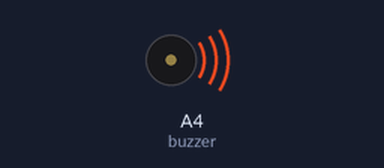
Recording of a sketch running on a simulated Arduino Uno, built with avr-gcc and run on an emulated ATmega328P. Parts: buzzer (waves = sounding).

Above: at 4.1 s.
At 86.9 s:
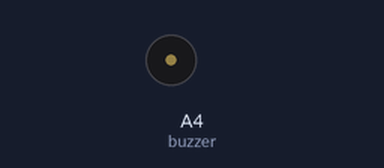
Timing chart, 0 to 88.4 s (numbered marks = the images above):
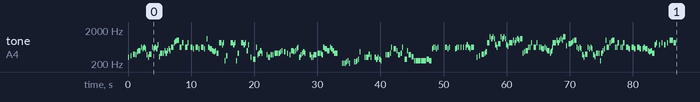

The sketch:

DADDY___DADDY___DO__.ino
```cpp
// かぐや様は告らせたい〜天才たちの恋愛頭脳戦〜 2nd Season OP 「DADDY ! DADDY ! DO !」 (anime version)

#include <avr/pgmspace.h>

#define NOTE_B0  31
#define NOTE_C1  33
#define NOTE_CS1 35
#define NOTE_D1  37
#define NOTE_DS1 39
#define NOTE_E1  41
#define NOTE_F1  44
#define NOTE_FS1 46
#define NOTE_G1  49
#define NOTE_GS1 52
#define NOTE_A1  55
#define NOTE_AS1 58
#define NOTE_B1  62
#define NOTE_C2  65
#define NOTE_CS2 69
#define NOTE_D2  73
#define NOTE_DS2 78
#define NOTE_E2  82
#define NOTE_F2  87
#define NOTE_FS2 93
#define NOTE_G2  98
#define NOTE_GS2 104
#define NOTE_A2  110
#define NOTE_AS2 117
#define NOTE_B2  123
#define NOTE_C3  131
#define NOTE_CS3 139
#define NOTE_D3  147
#define NOTE_DS3 156
#define NOTE_E3  165
#define NOTE_F3  175
#define NOTE_FS3 185
#define NOTE_G3  196
#define NOTE_GS3 208
#define NOTE_A3  220
#define NOTE_AS3 233
#define NOTE_B3  247
#define NOTE_C4  262
#define NOTE_CS4 277
#define NOTE_D4  294
#define NOTE_DS4 311
#define NOTE_E4  330
#define NOTE_F4  349
#define NOTE_FS4 370
#define NOTE_G4  392
#define NOTE_GS4 415
#define NOTE_A4  440
#define NOTE_AS4 466
#define NOTE_B4  494
#define NOTE_C5  523
#define NOTE_CS5 554
#define NOTE_D5  587
#define NOTE_DS5 622
#define NOTE_E5  659
#define NOTE_F5  698
#define NOTE_FS5 740
#define NOTE_G5  784
#define NOTE_GS5 831
#define NOTE_A5  880
#define NOTE_AS5 932
#define NOTE_B5  988
#define NOTE_C6  1047
#define NOTE_CS6 1109
#define NOTE_D6  1175
#define NOTE_DS6 1245
#define NOTE_E6  1319
#define NOTE_F6  1397
#define NOTE_FS6 1480
#define NOTE_G6  1568
#define NOTE_GS6 1661
#define NOTE_A6  1760
#define NOTE_AS6 1865
#define NOTE_B6  1976
#define NOTE_C7  2093
#define NOTE_CS7 2217
#define NOTE_D7  2349
#define NOTE_DS7 2489
#define NOTE_E7  2637
#define NOTE_F7  2794
#define NOTE_FS7 2960
#define NOTE_G7  3136
#define NOTE_GS7 3322
#define NOTE_A7  3520
#define NOTE_AS7 3729
#define NOTE_B7  3951
#define NOTE_C8  4186
#define NOTE_CS8 4435
#define NOTE_D8  4699
#define NOTE_DS8 4978
#define NOTE_E8  5274
#define NOTE_F8  5588
#define NOTE_FS8 5920
#define NOTE_G8  6272
#define NOTE_GS8 6645
#define NOTE_A8  7074
#define NOTE_AS8 7459
#define NOTE_B8  7902
#define REST 0

int tempo = 69;
int buzzer = A4;

const int melody[] PROGMEM = {
 NOTE_DS4,32,REST,12,NOTE_F4,32,REST,12,NOTE_G4,8,NOTE_FS4,16,NOTE_AS4,16,NOTE_B4,8,NOTE_DS5,32,REST,32,NOTE_CS5,16,NOTE_DS5,16,NOTE_CS5,32,REST,32,
 NOTE_FS4,16,NOTE_DS4,16,NOTE_G4,8,NOTE_DS5,32,REST,32,NOTE_CS5,16,NOTE_DS5,16,NOTE_CS5,16,
 NOTE_FS5,16,NOTE_E4,32,REST,32,NOTE_GS4,8,NOTE_GS4,16,NOTE_B4,16,NOTE_GS4,16,NOTE_B4,32,REST,32,NOTE_CS5,16,NOTE_B4,32,REST,32,NOTE_DS5,8,NOTE_GS5,32,REST,32,NOTE_AS5,16,NOTE_B5,8,
 NOTE_DS5,16,NOTE_DS5,32,REST,32,NOTE_GS5,16,REST,16,NOTE_DS5,32,REST,32,NOTE_DS5,16,NOTE_GS5,16,REST,16,NOTE_DS5,8,NOTE_CS5,16,REST,16,NOTE_DS5,8,NOTE_CS5,16,REST,16,NOTE_DS5,8,NOTE_CS5,16,REST,16,
 NOTE_CS6,32,REST,32,NOTE_DS5,16,NOTE_CS5,8,NOTE_B4,16,NOTE_AS4,16,NOTE_B4,16,NOTE_GS4,8,NOTE_GS5,8,NOTE_FS5,16,NOTE_GS5,32,REST,32,NOTE_B3,16,NOTE_F4,12,REST,8,NOTE_GS5,8,
 NOTE_FS5,16,NOTE_GS5,32,REST,32,NOTE_B3,16,NOTE_GS4,12,REST,12,NOTE_GS5,8,NOTE_FS5,16,NOTE_GS5,32,REST,32,NOTE_B4,12,NOTE_FS5,32,REST,12,NOTE_DS4,32,REST,12,NOTE_CS4,8,NOTE_DS5,32,REST,32,
 NOTE_FS4,16,NOTE_GS4,16,NOTE_B4,16,NOTE_GS4,32,REST,6,REST,32,NOTE_FS4,16,NOTE_DS4,32,REST,32,NOTE_DS4,32,REST,32,NOTE_FS4,12,NOTE_FS4,32,REST,16,NOTE_GS4,8,NOTE_GS4,32,REST,32,
 NOTE_GS4,16,NOTE_AS4,32,REST,32,NOTE_B4,16,REST,16,NOTE_AS4,16,REST,16,NOTE_GS4,16,REST,16,NOTE_FS4,32,REST,32,NOTE_B4,8,NOTE_AS4,32,REST,32,NOTE_B4,32,REST,32,NOTE_CS5,16,NOTE_DS5,32,REST,32,
 NOTE_DS4,16,NOTE_FS4,16,NOTE_GS4,16,NOTE_AS4,16,NOTE_GS4,32,REST,32,REST,6,NOTE_FS4,16,NOTE_DS4,32,REST,32,NOTE_DS4,32,REST,32,NOTE_FS4,12,NOTE_FS4,32,REST,16,NOTE_GS4,8,NOTE_GS4,32,REST,32,
 NOTE_FS4,16,NOTE_DS5,16,NOTE_CS5,8,NOTE_B4,8,NOTE_DS5,16,NOTE_CS5,16,NOTE_B4,16,NOTE_GS4,6,REST,5,
 NOTE_GS3,32,REST,32,NOTE_GS3,32,REST,32,NOTE_GS3,16,NOTE_AS3,32,REST,32,NOTE_B3,16,NOTE_GS3,32,REST,5,NOTE_AS3,32,REST,32,NOTE_AS3,32,REST,32,NOTE_B3,32,REST,32,NOTE_CS4,16,NOTE_AS4,32,
 REST,5,NOTE_DS4,32,REST,32,NOTE_DS4,8,NOTE_G4,12,NOTE_DS4,32,REST,6,NOTE_DS4,16,NOTE_CS4,16,NOTE_DS4,16,NOTE_CS4,12,NOTE_B3,32,REST,5,
 NOTE_FS4,32,REST,32,NOTE_FS4,16,NOTE_FS4,32,REST,32,NOTE_GS4,16,NOTE_DS5,32,REST,12,NOTE_CS5,8,NOTE_B4,32,REST,32,NOTE_FS4,16,NOTE_FS4,32,REST,32,NOTE_GS4,16,NOTE_DS5,32,REST,12,
 NOTE_CS4,8,NOTE_B4,32,REST,32,NOTE_FS4,8,NOTE_E4,8,NOTE_B3,16,NOTE_B3,8,NOTE_B3,8,NOTE_B3,8,NOTE_B3,8,NOTE_CS4,8,NOTE_B3,8,
 NOTE_CS5,16,NOTE_DS5,32,REST,32,NOTE_DS5,32,REST,32,NOTE_CS5,32,REST,32,NOTE_DS5,32,REST,4,REST,16,NOTE_DS5,32,REST,32,NOTE_DS5,32,REST,32,NOTE_CS5,32,REST,32,NOTE_DS5,32,REST,4,
 NOTE_CS5,32,NOTE_D5,32,NOTE_DS5,16,NOTE_DS5,32,REST,12,NOTE_DS5,32,REST,12,NOTE_DS5,32,REST,12,NOTE_DS5,16,NOTE_FS5,16,NOTE_DS5,16,NOTE_CS5,16,NOTE_DS5,6,REST,16,REST,32,
 NOTE_DS4,32,REST,12,NOTE_F4,32,REST,12,NOTE_G4,8,NOTE_GS4,16,NOTE_AS4,16,NOTE_GS5,8,NOTE_DS6,32,REST,32,NOTE_CS6,16,NOTE_DS6,16,NOTE_CS6,32,REST,32,NOTE_FS5,16,NOTE_DS5,32,REST,32,NOTE_G5,8,
 NOTE_DS6,32,REST,32,NOTE_CS6,16,NOTE_DS6,16,NOTE_CS6,32,REST,32,NOTE_FS5,16,NOTE_E5,32,REST,32,NOTE_GS5,8,NOTE_GS5,32,REST,32,NOTE_B5,16,NOTE_GS5,16,NOTE_B5,32,REST,32,NOTE_CS6,16,NOTE_B5,32,REST,32,
 NOTE_CS6,8,NOTE_GS4,32,REST,32,NOTE_AS4,16,NOTE_B4,8,NOTE_DS5,32,REST,32,NOTE_DS5,32,REST,32,NOTE_GS5,16,REST,16,NOTE_DS5,16,NOTE_DS5,32,REST,32,NOTE_GS5,16,REST,16,NOTE_DS5,32,REST,32,NOTE_DS5,32,REST,32,
 NOTE_CS5,8,NOTE_DS5,32,REST,32,NOTE_CS5,32,REST,32,NOTE_B4,8,NOTE_GS4,32,NOTE_AS4,32,NOTE_B4,32,NOTE_DS5,32,NOTE_GS5,6,NOTE_B5,16,NOTE_GS5,16,NOTE_B5,32,REST,32,NOTE_CS6,16,NOTE_B5,32,REST,32,
 NOTE_DS6,8,NOTE_F5,32,REST,12,NOTE_G5,8,NOTE_GS5,16,NOTE_AS5,16,NOTE_B5,8,NOTE_DS5,32,REST,32,NOTE_CS5,16,NOTE_DS5,16,NOTE_CS5,32,REST,32,NOTE_FS4,16,NOTE_DS4,32,REST,32,NOTE_G4,8,
 NOTE_DS5,32,REST,32,NOTE_CS5,16,NOTE_DS5,16,NOTE_CS5,32,REST,32,NOTE_FS4,16,NOTE_E4,32,REST,32,NOTE_GS4,8,NOTE_GS4,32,REST,32,NOTE_B3,16,NOTE_GS4,16,NOTE_B4,32,REST,32,NOTE_CS5,16,NOTE_B5,32,REST,32,
 NOTE_DS5,8,NOTE_GS5,16,NOTE_AS5,16,NOTE_B5,8,NOTE_DS5,16,NOTE_DS5,32,REST,32,NOTE_GS5,16,REST,16,NOTE_DS5,32,REST,32,NOTE_DS5,16,NOTE_GS5,16,REST,16,NOTE_DS5,8,NOTE_CS5,16,
 REST,16,NOTE_DS5,8,NOTE_CS5,16,REST,16,NOTE_DS5,8,NOTE_CS5,16,REST,16,NOTE_CS5,32,REST,32,NOTE_DS5,16,NOTE_CS5,8,NOTE_B4,16,NOTE_AS4,16,NOTE_B4,16,NOTE_GS4,8,
 NOTE_FS5,16,NOTE_GS5,16,REST,16,NOTE_FS5,16,REST,16,NOTE_GS5,16,REST,16,NOTE_FS5,16,REST,16,NOTE_GS5,16,REST,16,NOTE_B5,6,NOTE_GS5,8,

};

int notes = sizeof(melody) / sizeof(melody[0]) / 2;
int wholenote = (60000 * 4) / tempo;

void playMelody(const int melody[], int notes, int wholenote) {
  for (int thisNote = 0; thisNote < notes * 2; thisNote += 2) {

    int pitch = pgm_read_word(&melody[thisNote]);
    int divider = pgm_read_word(&melody[thisNote + 1]);

    int noteDuration;

    if (divider > 0) {
      // 正常音符
      noteDuration = wholenote / divider;
    } else {
      // 負音符（1.5倍）
      noteDuration = wholenote / abs(divider);
      noteDuration = noteDuration * 1.5;
    }

    tone(buzzer, pitch, noteDuration * 0.9);
    delay(noteDuration);
    noTone(buzzer);
  }
}

void setup() {
  playMelody(melody, notes, wholenote);
}

void loop() {
}
```
